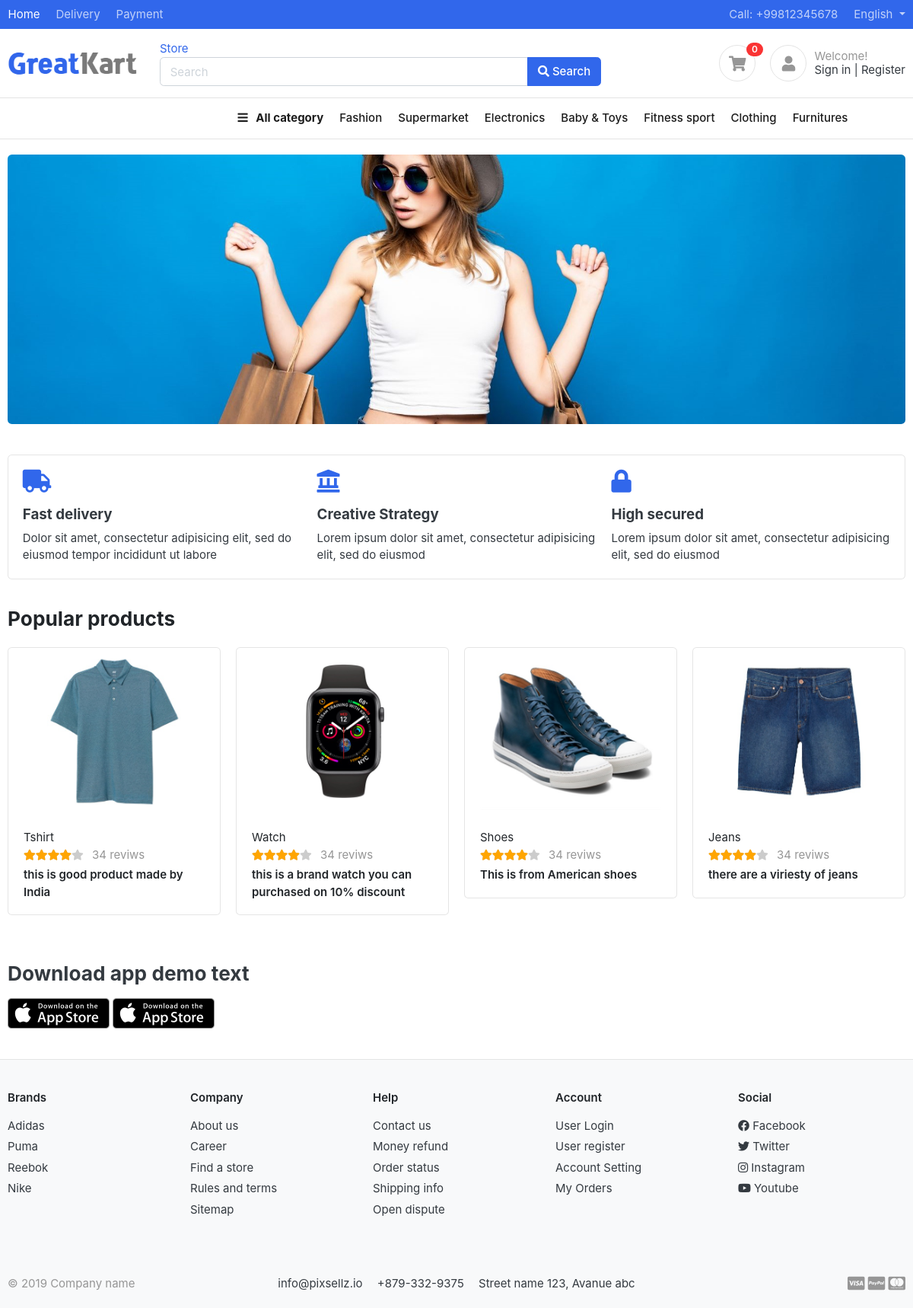
The page / on the database its author committed.
### Subject_Category/models.py (models this page shows, shortened)
class Subject_Category(models.Model):
    Cat_Name = models.CharField(max_length=50, unique=True)
    Slug = models.CharField(max_length=50, unique=True)
    Descreption = models.CharField(max_length=100, blank=True)
    Cat_Image=models.ImageField(upload_to='photo/categories', blank=True)
    class Meta:
        verbose_name='category'
        verbose_name_plural='categories'
    def get_url(self):
        return reverse('products_by_category',args=[self.Slug])

### GreatKart/views.py (the view)
# urls.py: path('', views.home, name='Home'),
def home(request):
    products=Subject_Category.objects.all().filter()
    context={
        'products':products,
    }
    return render(request, 'home.html', context)

### Subject_Category/context_processors.py (called while the page is built)
def menu_link(request):
    links=Subject_Category.objects.all()
    return dict(links=links)

### templates/home.html (shortened to what this page needs)
{% extends 'base.html' %}
{% load static %}
{% block content %}
<section class="section-intro padding-y-sm">
<div class="container">
<div class="intro-banner-wrap">
	<img src="{% static 'static/images/banners/cover.jpg' %}" class="img-fluid rounded">
</div>
</div>
</section>
<section class="section-content padding-y-sm">
<div class="container">
<article class="card card-body">
<div class="row">
	<div class="col-md-4">
		<figure class="item-feature">
			<span class="text-primary"><i class="fa fa-2x fa-truck"></i></span>
			<figcaption class="pt-3">
				<h5 class="title">Fast delivery</h5>
				<p>Dolor sit amet, consectetur adipisicing elit, sed do eiusmod
				tempor incididunt ut labore </p>
			</figcaption>
		</figure>
	</div>
	<div class="col-md-4">
		<figure  class="item-feature">
			<span class="text-primary"><i class="fa fa-2x fa-landmark"></i></span>
			<figcaption class="pt-3">
				<h5 class="title">Creative Strategy</h5>
				<p>Lorem ipsum dolor sit amet, consectetur adipisicing elit, sed do eiusmod
				 </p>
			</figcaption>
		</figure>
	</div>
    <div class="col-md-4">
		<figure  class="item-feature">
			<span class="text-primary"><i class="fa fa-2x fa-lock"></i></span>
			<figcaption class="pt-3">
				<h5 class="title">High secured </h5>
				<p>Lorem ipsum dolor sit amet, consectetur adipisicing elit, sed do eiusmod
				 </p>
			</figcaption>
		</figure>
	</div>
</div>
</article>
</div>
</section>
<section class="section-content">
<div class="container">
<header class="section-heading">
	<h3 class="section-title">Popular products</h3>
</header>
<div class="row">
    {% for product in products %}
	<div class="col-md-3">
		<div href="#" class="card card-product-grid">
			<a href="{{ product.get_url }}" class="img-wrap"> <img src="{{ product.Cat_Image.url }}"> </a>
			<figcaption class="info-wrap">
				<a href="{{ product.get_url }}" class="title">{{ product.Cat_Name }}</a>
				<div class="rating-wrap">
					<ul class="rating-stars">
						<li style="width:80%" class="stars-active">
							<i class="fa fa-star"></i><i class="fa fa-star"></i><i class="fa fa-star"></i><i class="fa fa-star"></i>
						</li>
						<li>
							<i class="fa fa-star"></i><i class="fa fa-star"></i><i class="fa fa-star"></i><i class="fa fa-star"></i><i class="fa fa-star"></i>
						</li>
					</ul>
					<span class="label-rating text-muted"> 34 reviws</span>
				</div>
				<div class="price mt-1">{{ product.Descreption }}</div>
			</figcaption>
		</div>
	</div>
    {% endfor %}
</div>
</section>
<section class="section-name padding-y">
<div class="container">
<h3 class="mb-3">Download app demo text</h3>
<a href="#"><img src="images/misc/appstore.png" height="40"></a>
<a href="#"><img src="images/misc/appstore.png" height="40"></a>
</div>
</section>
</body>
</html>
{% endblock %}

### templates/base.html (shortened to what this page needs)
{% load static %}
<!DOCTYPE HTML>
<html lang="en">
<head>
<link href="{% static 'static/css/bootstrap.css' %}" rel="stylesheet" type="text/css"/>
<link href="{% static 'static/fonts/fontawesome/css/all.min.css' %}" type="text/css" rel="stylesheet">
<link href="{% static 'static/css/ui.css' %}" rel="stylesheet" type="text/css"/>
<link href="{% static 'static/css/responsive.css' %}" rel="stylesheet" media="only screen and (max-width: 1200px)" />
</head>
<body>
{% include 'include/navbar.html' %}
{% block content %}
{% endblock %}
{% include 'include/footer.html' %}

### templates/include/navbar.html (shortened to what this page needs)
{% load static %}
<header class="section-header">
<nav class="navbar navbar-dark navbar-expand p-0 bg-primary">
<div class="container">
    <ul class="navbar-nav d-none d-md-flex mr-auto">
		<li class="nav-item"><a class="nav-link" href="#">Home</a></li>
		<li class="nav-item"><a class="nav-link" href="#">Delivery</a></li>
		<li class="nav-item"><a class="nav-link" href="#">Payment</a></li>
    </ul>
    <ul class="navbar-nav">
		<li  class="nav-item"><a href="#" class="nav-link"> Call: +99812345678 </a></li>
		<li class="nav-item dropdown">
		 	<a href="#" class="nav-link dropdown-toggle" data-toggle="dropdown"> English </a>
		</li>
	</ul>
  </div>
</nav>
<section class="header-main border-bottom">
	<div class="container">
<div class="row align-items-center">
	<div class="col-lg-2 col-6">
		<a href="{% url 'Home' %}" class="brand-wrap">
			<img class="logo" src="{% static 'static/images/logo.png' %}">
		</a>
	</div>
	<div class="col-lg-6 col-12 col-sm-12">
		<form action="#" class="search">
            <div><a href="{%url 'store'%}">Store</a> </div>
			<div class="input-group w-100">
			    <input type="text" class="form-control" placeholder="Search">
			    <div class="input-group-append">
			      <button class="btn btn-primary" type="submit">
			        <i class="fa fa-search"></i> Search
			      </button>
			    </div>
		    </div>
		</form>
	</div>
	<div class="col-lg-4 col-sm-6 col-12">
		<div class="widgets-wrap float-lg-right">
			<div class="widget-header  mr-3">
				<a href="#" class="icon icon-sm rounded-circle border"><i class="fa fa-shopping-cart"></i></a>
				<span class="badge badge-pill badge-danger notify">0</span>
			</div>
			<div class="widget-header icontext">
				<a href="#" class="icon icon-sm rounded-circle border"><i class="fa fa-user"></i></a>
				<div class="text">
					<span class="text-muted">Welcome!</span>
					<div>
						<a href="#">Sign in</a> |
						<a href="#"> Register</a>
					</div>
				</div>
			</div>
		</div>
	</div>
</div>
	</div>
</section>
</header>
<nav class="navbar navbar-main navbar-expand-lg navbar-light border-bottom">
  <div class="container">
    <div class="collapse navbar-collapse" id="main_nav">
      <ul class="navbar-nav">
      	<li class="nav-item dropdown">
          <a class="nav-link pl-0" data-toggle="dropdown" href="#"><strong> <i class="fa fa-bars"></i> &nbsp  All category</strong></a>
        </li>
        <li class="nav-item">
          <a class="nav-link" href="#">Fashion</a>
        </li>
        <li class="nav-item">
          <a class="nav-link" href="#">Supermarket</a>
        </li>
        <li class="nav-item">
          <a class="nav-link" href="#">Electronics</a>
        </li>
        <li class="nav-item">
          <a class="nav-link" href="#">Baby &amp Toys</a>
        </li>
        <li class="nav-item">
          <a class="nav-link" href="#">Fitness sport</a>
        </li>
        <li class="nav-item">
          <a class="nav-link" href="#">Clothing</a>
        </li>
        <li class="nav-item">
          <a class="nav-link" href="#">Furnitures</a>
        </li>
      </ul>
    </div>
  </div>
</nav>

### templates/include/footer.html
{% load static %}
<footer class="section-footer border-top bg">
	<div class="container">
		<section class="footer-top  padding-y">
			<div class="row">
				<aside class="col-md col-6">
					<h6 class="title">Brands</h6>
					<ul class="list-unstyled">
						<li> <a href="#">Adidas</a></li>
						<li> <a href="#">Puma</a></li>
						<li> <a href="#">Reebok</a></li>
						<li> <a href="#">Nike</a></li>
					</ul>
				</aside>
				<aside class="col-md col-6">
					<h6 class="title">Company</h6>
					<ul class="list-unstyled">
						<li> <a href="#">About us</a></li>
						<li> <a href="#">Career</a></li>
						<li> <a href="#">Find a store</a></li>
						<li> <a href="#">Rules and terms</a></li>
						<li> <a href="#">Sitemap</a></li>
					</ul>
				</aside>
				<aside class="col-md col-6">
					<h6 class="title">Help</h6>
					<ul class="list-unstyled">
						<li> <a href="#">Contact us</a></li>
						<li> <a href="#">Money refund</a></li>
						<li> <a href="#">Order status</a></li>
						<li> <a href="#">Shipping info</a></li>
						<li> <a href="#">Open dispute</a></li>
					</ul>
				</aside>
				<aside class="col-md col-6">
					<h6 class="title">Account</h6>
					<ul class="list-unstyled">
						<li> <a href="#"> User Login </a></li>
						<li> <a href="#"> User register </a></li>
						<li> <a href="#"> Account Setting </a></li>
						<li> <a href="#"> My Orders </a></li>
					</ul>
				</aside>
				<aside class="col-md">
					<h6 class="title">Social</h6>
					<ul class="list-unstyled">
						<li><a href="#"> <i class="fab fa-facebook"></i> Facebook </a></li>
						<li><a href="#"> <i class="fab fa-twitter"></i> Twitter </a></li>
						<li><a href="#"> <i class="fab fa-instagram"></i> Instagram </a></li>
						<li><a href="#"> <i class="fab fa-youtube"></i> Youtube </a></li>
					</ul>
				</aside>
			</div>
		</section>
		<section class="footer-bottom row">
			<div class="col-md-2">
				<p class="text-muted"> &copy 2019 Company name </p>
			</div>
			<div class="col-md-8 text-md-center">
				<span  class="px-2">info@pixsellz.io</span>
				<span  class="px-2">+879-332-9375</span>
				<span  class="px-2">Street name 123, Avanue abc</span>
			</div>
			<div class="col-md-2 text-md-right text-muted">
				<i class="fab fa-lg fa-cc-visa"></i>
				<i class="fab fa-lg fa-cc-paypal"></i>
				<i class="fab fa-lg fa-cc-mastercard"></i>
			</div>
		</section>
	</div>
</footer>

### GreatKart/static/css/ui.css (style rules this page uses)
html { font-family: "Inter", sans-serif; font-size: 15px; }
.img-wrap { text-align: center; display: block; }
.img-wrap img { max-width: 100%; }
.icon-xs, .icon-sm, .icon-md, .icon-lg { display: inline-block; text-align: center; flex-shrink: 0; flex-grow: 0; }
.icon-sm { width: 48px; height: 48px; line-height: 48px !important; font-size: 20px; }
.padding-y { padding-top: 40px; padding-bottom: 40px; }
.padding-y-sm { padding-top: 20px; padding-bottom: 20px; }
figure { margin-bottom: 0; }
article:after, .form-group:after { display: block; clear: both; content: ""; }
.bg { background-color: #f8f9fa; }
.section-heading { margin-bottom: 20px; margin-top: 15px; }
.section-title { color: #212529; }
p:last-child { margin-bottom: 0; }
.header-main { position: relative; padding-top: 1rem; padding-bottom: 1rem; }
.brand-wrap .logo, .navbar-brand .logo { margin-right: 7px; max-height: 42px; display: inline-block; }
.navbar-main .nav-link { font-weight: 500; color: #1c1c1c; }
.widget-header { display: inline-block; vertical-align: middle; position: relative; }
.widget-header a { color: #343a40; }
.widget-header i { color: #969696; }
.widget-header .notify { position: absolute; top: -3px; right: -10px; }
.section-footer ul li { margin-bottom: 5px; }
.section-footer ul a { color: inherit; }
.section-footer .title { font-weight: 600; margin-bottom: 16px; color: #212529; }
.footer-bottom { padding-top: 20px; padding-bottom: 20px; }
[class*=list-] li:after { visibility: hidden; display: block; content: ""; overflow: hidden; height: 0; clear: both; }
[class*=card-product] a.title { color: #212529; display: block; }
[class*=card-product] .img-wrap { overflow: hidden; position: relative; }
[class*=card-product] .img-wrap img { height: 100%; max-width: 100%; width: auto; display: inline-block; -o-object-fit: cover; object-fit: cover; }
.card-product-grid { margin-bottom: 20px; }
.card-product-grid .img-wrap { border-radius: 0.2rem 0.2rem 0 0; height: 220px; }
.card-product-grid .info-wrap { overflow: hidden; padding: 18px 20px; }
.card .img-wrap { overflow: hidden; }
.icontext { display: inline-flex; align-items: center; vertical-align: middle; }
.icontext .text { width: 100%; line-height: 1.2; }
.icontext .icon { position: relative; margin-right: 10px; flex-shrink: 0; flex-grow: 0; }
.notify { position: absolute; top: -4px; right: -10px; display: inline-block; padding: 0.25em 0.6em; font-size: 12px; line-height: 1; text-align: center; border-radius: 3rem; color: #fff; background-color: #fa3434; }
.price { font-weight: 600; color: #212529; }
.label-rating { margin-left: 7px; display: inline-block; vertical-align: middle; }
.rating-stars { display: inline-block; vertical-align: middle; list-style: none; margin: 0; padding: 0; position: relative; white-space: nowrap; clear: both; }
.rating-stars i { font-size: 14px; color: #ccc; display: inline; }
.rating-stars li { display: block; text-overflow: clip; white-space: nowrap; z-index: 1; }
.rating-stars li.stars-active { z-index: 2; position: absolute; top: 0; left: 0; overflow: hidden; }
.rating-stars li.stars-active i { color: orange; }

### rows shown on the page
Subject_Category: Cat_Image (picture), Cat_Name "Tshirt", Descreption "this is good product made by India"
Subject_Category: Cat_Image (picture), Cat_Name "Watch", Descreption "this is a brand watch you can purchased on 10% discount"
Subject_Category: Cat_Image (picture), Cat_Name "Shoes", Descreption "This is from American shoes"
Subject_Category: Cat_Image (picture), Cat_Name "Jeans", Descreption "there are a viriesty of jeans"
